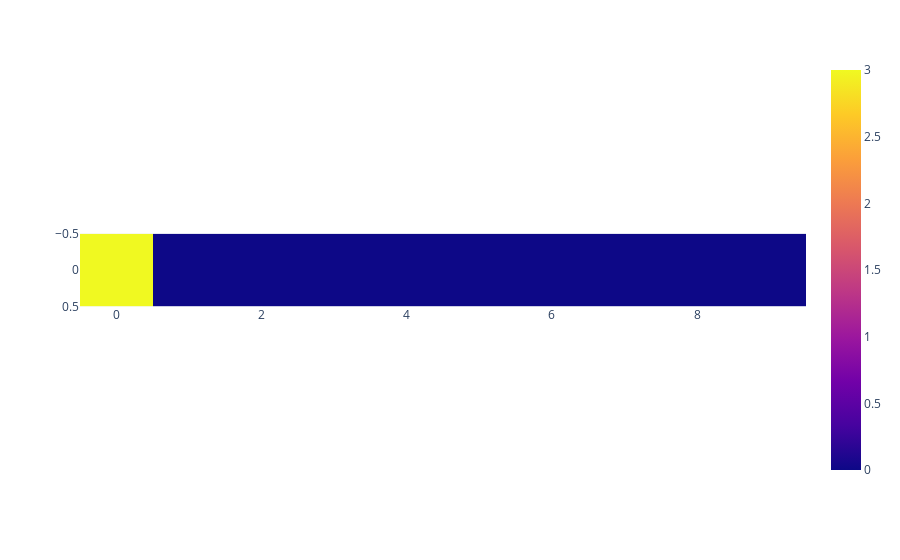

The notebook cell this image was saved under:
### Code cell
layer0w=torch.Tensor.numpy(weight_bias_list[0][1].detach().cpu())
layer0b=torch.Tensor.numpy(weight_bias_list[1][1].detach().cpu())
px.imshow(layer0w)

### Figure 1 — Plotly figure (JSON) as saved in the notebook; plotly's stock layout.template omitted (floating-point values rounded to 4 significant figures)
{"data": [{"coloraxis": "coloraxis", "hovertemplate": "x: %{x}<br>y: %{y}<br>color: %{z}<extra></extra>", "name": "0", "type": "heatmap", "xaxis": "x", "yaxis": "y", "z": [[3.0, -5.128e-07, -5.31e-07, 4.357e-07, -3.964e-07, 1.146e-07, 3.907e-07, -1.474e-07, 2.64e-07, 9.351e-08]]}], "layout": {"coloraxis": {"colorscale": [[0, "#0d0887"], [0.1111, "#46039f"], [0.2222, "#7201a8"], [0.3333, "#9c179e"], [0.4444, "#bd3786"], [0.5556, "#d8576b"], [0.6667, "#ed7953"], [0.7778, "#fb9f3a"], [0.8889, "#fdca26"], [1, "#f0f921"]]}, "margin": {"t": 60}, "xaxis": {"anchor": "y", "constrain": "domain", "domain": [0, 1], "scaleanchor": "y"}, "yaxis": {"anchor": "x", "autorange": "reversed", "constrain": "domain", "domain": [0, 1]}}}
